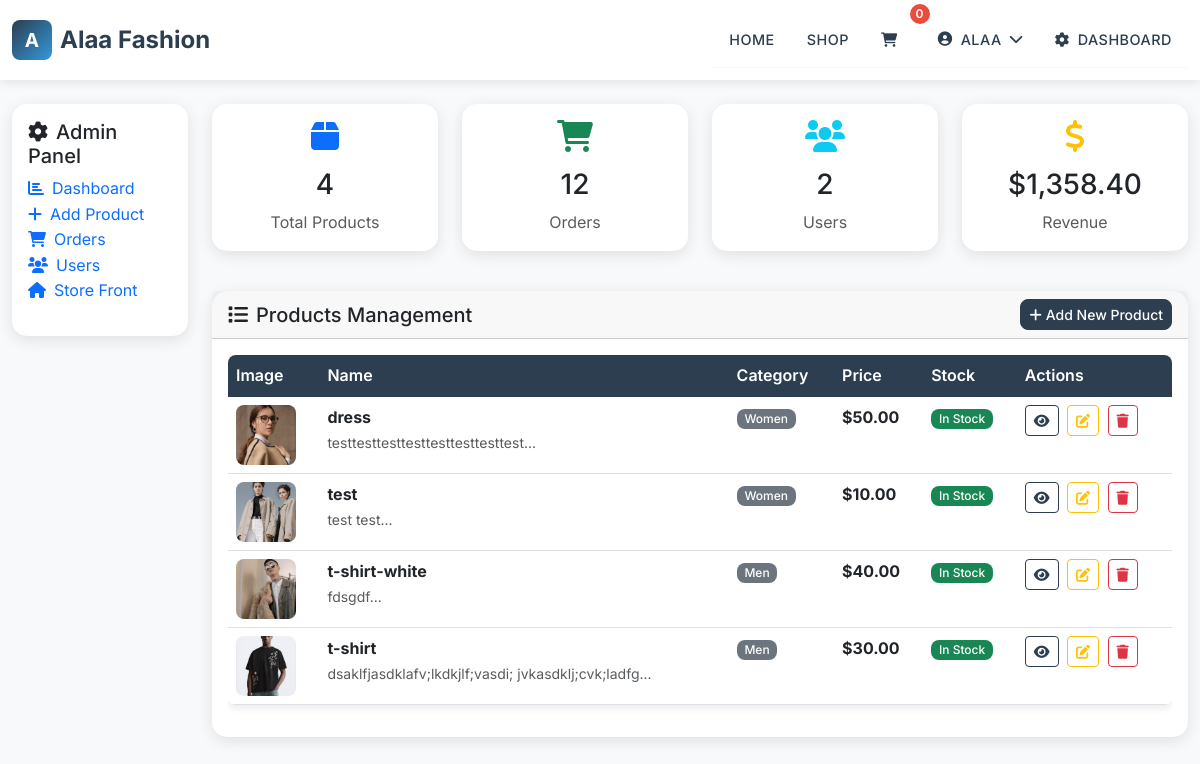
/admin_panel.php (signed in), run on the app's committed database.
### tables this page shows
CREATE TABLE `products` (
  `id` int(11) NOT NULL,
  `name` varchar(255) NOT NULL,
  `description` text DEFAULT NULL,
  `price` decimal(10,2) DEFAULT NULL,
  `image` varchar(255) DEFAULT NULL,
  `category_id` int(11) DEFAULT NULL,
  `subcategory_id` int(11) DEFAULT NULL,
  `classification` enum('new','used','best_seller') DEFAULT NULL,
  `model_year` year(4) DEFAULT NULL,
  `gender` enum('men','women','kids','') NOT NULL DEFAULT '',
  `created_at` timestamp NOT NULL DEFAULT current_timestamp(),
  `stock_status` enum('in_stock','low_stock','out_of_stock') NOT NULL DEFAULT 'in_stock',
  `stock_quantity` int(11) NOT NULL DEFAULT 0
);

CREATE TABLE `categories` (
  `id` int(11) NOT NULL,
  `name` varchar(100) NOT NULL
);

### admin_panel.php (the view, shortened to what this page needs)
<?php
include 'includes/db.php';
$stats = [];
$stats['products'] = $conn->query("SELECT COUNT(*) as count FROM products")->fetch_assoc()['count'];
$stats['orders'] = $conn->query("SELECT COUNT(*) as count FROM orders")->fetch_assoc()['count'] ?? 0;
$stats['users'] = $conn->query("SELECT COUNT(*) as count FROM users WHERE role = 'user'")->fetch_assoc()['count'];
$stats['revenue'] = $conn->query("SELECT SUM(total) as total FROM orders")->fetch_assoc()['total'] ?? 0;
$result = $conn->query("SELECT p.*, c.name as category_name FROM products p LEFT JOIN categories c ON p.category_id = c.id ORDER BY p.created_at DESC");
include 'includes/header.php';
?>
<!DOCTYPE html>
<html lang="ar">
<head>
    <link href="https://cdn.jsdelivr.net/npm/bootstrap@5.3.0/dist/css/bootstrap.min.css" rel="stylesheet">
    <link href="https://cdnjs.cloudflare.com/ajax/libs/font-awesome/6.0.0/css/all.min.css" rel="stylesheet">
    <link href="css/unified-styles.css" rel="stylesheet">
</head>
<body>
<div class="container-fluid py-4">
    <div class="row">
        <div class="col-md-3 col-lg-2">
            <div class="card dashboard-card">
                <div class="card-body">
                    <h5 class="card-title">
                        <i class="fas fa-cog me-2"></i>Admin Panel
                    </h5>
                    <ul class="list-unstyled">
                        <li><a href="admin_panel.php" class="text-decoration-none"><i class="fas fa-chart-bar me-2"></i>Dashboard</a></li>
                        <li><a href="add_product.php" class="text-decoration-none"><i class="fas fa-plus me-2"></i>Add Product</a></li>
                        <li><a href="admin_orders.php" class="text-decoration-none"><i class="fas fa-shopping-cart me-2"></i>Orders</a></li>
                        <li><a href="admin_users.php" class="text-decoration-none"><i class="fas fa-users me-2"></i>Users</a></li>
                        <li><a href="index.php" class="text-decoration-none"><i class="fas fa-home me-2"></i>Store Front</a></li>
                    </ul>
                </div>
            </div>
        </div>
        <div class="col-md-9 col-lg-10">
            <div class="row mb-4">
                <div class="col-md-3 mb-3">
                    <div class="card dashboard-card text-center">
                        <div class="card-body">
                            <i class="fas fa-box stat-icon text-primary"></i>
                            <h3 class="card-title"><?= $stats['products'] ?></h3>
                            <p class="card-text text-muted">Total Products</p>
                        </div>
                    </div>
                </div>
                <div class="col-md-3 mb-3">
                    <div class="card dashboard-card text-center">
                        <div class="card-body">
                            <i class="fas fa-shopping-cart stat-icon text-success"></i>
                            <h3 class="card-title"><?= $stats['orders'] ?></h3>
                            <p class="card-text text-muted">Orders</p>
                        </div>
                    </div>
                </div>
                <div class="col-md-3 mb-3">
                    <div class="card dashboard-card text-center">
                        <div class="card-body">
                            <i class="fas fa-users stat-icon text-info"></i>
                            <h3 class="card-title"><?= $stats['users'] ?></h3>
                            <p class="card-text text-muted">Users</p>
                        </div>
                    </div>
                </div>
                <div class="col-md-3 mb-3">
                    <div class="card dashboard-card text-center">
                        <div class="card-body">
                            <i class="fas fa-dollar-sign stat-icon text-warning"></i>
                            <h3 class="card-title">$<?= number_format($stats['revenue'], 2) ?></h3>
                            <p class="card-text text-muted">Revenue</p>
                        </div>
                    </div>
                </div>
            </div>
            <div class="card dashboard-card">
                <div class="card-header d-flex justify-content-between align-items-center">
                    <h5 class="mb-0">
                        <i class="fas fa-list me-2"></i>Products Management
                    </h5>
                    <a href="add_product.php" class="btn btn-primary btn-sm">
                        <i class="fas fa-plus me-1"></i>Add New Product
                    </a>
                </div>
                <div class="card-body">
                    <div class="table-responsive">
                        <table class="table table-hover">
                            <thead class="table-dark">
                                <tr>
                                    <th>Image</th>
                                    <th>Name</th>
                                    <th>Category</th>
                                    <th>Price</th>
                                    <th>Stock</th>
                                    <th>Actions</th>
                                </tr>
                            </thead>
                            <tbody>
                                <?php while($row = $result->fetch_assoc()): ?>
                                    <tr>
                                        <td>
                                            <?php if (!empty($row['image'])): ?>
                                                <img src="uploads/<?= $row['image']; ?>" class="product-img" alt="Product">
                                            <?php else: ?>
                                                <div class="product-img bg-light d-flex align-items-center justify-content-center">
                                                    <i class="fas fa-image text-muted"></i>
                                                </div>
                                            <?php endif; ?>
                                        </td>
                                        <td>
                                            <strong><?= htmlspecialchars($row['name']); ?></strong>
                                            <br>
                                            <small class="text-muted"><?= htmlspecialchars(substr($row['description'], 0, 50)); ?>...</small>
                                        </td>
                                        <td>
                                            <span class="badge bg-secondary"><?= htmlspecialchars($row['category_name'] ?? 'N/A'); ?></span>
                                        </td>
                                        <td>
                                            <strong>$<?= number_format($row['price'], 2); ?></strong>
                                        </td>
                                        <td>
                                            <?php if ($row['stock_status'] == 'in_stock'): ?>
                                                <span class="badge bg-success">In Stock</span>
                                            <?php elseif ($row['stock_status'] == 'low_stock'): ?>
                                                <span class="badge bg-warning">Low Stock</span>
                                            <?php else: ?>
                                                <span class="badge bg-danger">Out of Stock</span>
                                            <?php endif; ?>
                                        </td>
                                        <td class="table-actions">
                                            <a href="product.php?id=<?= $row['id']; ?>" class="btn btn-sm btn-outline-primary me-1" title="View">
                                                <i class="fas fa-eye"></i>
                                            </a>
                                            <a href="edit_product.php?id=<?= $row['id']; ?>" class="btn btn-sm btn-outline-warning me-1" title="Edit">
                                                <i class="fas fa-edit"></i>
                                            </a>
                                            <a href="admin_panel.php?delete=<?= $row['id']; ?>"
                                               class="btn btn-sm btn-outline-danger"
                                               title="Delete"
                                               onclick="return confirm('Are you sure you want to delete this product?')">
                                                <i class="fas fa-trash"></i>
                                            </a>
                                        </td>
                                    </tr>
                                <?php endwhile; ?>
                            </tbody>
                        </table>
                    </div>
                </div>
            </div>
        </div>
    </div>
</div>
</body>
</html>

### includes/header.php (shortened to what this page needs)
<?php
$baseUrl = '/ecommerce_store';
if (!isset($bodyClass)) {
    $bodyClass = '';
}
?>
<!DOCTYPE html>
<html lang="en">
<head>
    <link rel="stylesheet" href="https://cdn.jsdelivr.net/npm/flatpickr/dist/flatpickr.min.css">
    <link href="https://cdn.jsdelivr.net/npm/bootstrap@5.3.0/dist/css/bootstrap.min.css" rel="stylesheet">
    <link href="https://cdnjs.cloudflare.com/ajax/libs/font-awesome/6.0.0/css/all.min.css" rel="stylesheet">
        <link href="./css/unified-styles.css" rel="stylesheet">
</head>
<body class="<?= $bodyClass ?>">
<nav class="navbar navbar-expand-lg main-navbar">
    <div class="container">
        <a class="navbar-brand" href="<?= $baseUrl ?>/index.php">
            <div class="logo-icon">A</div>
            <span>Alaa Fashion</span>
        </a>
        <div class="offcanvas offcanvas-end" tabindex="-1" id="offcanvasNavbar" aria-labelledby="offcanvasNavbarLabel">
            <div class="offcanvas-body">
                <ul class="navbar-nav ms-auto align-items-lg-center">
                    <li class="nav-item">
                        <a class="nav-link<?= basename($_SERVER['PHP_SELF']) === 'index.php' ? ' active' : '' ?>" href="<?= $baseUrl ?>/index.php">
                            <i class="fas fa-home me-2 d-lg-none"></i>Home
                        </a>
                    </li>
                    <li class="nav-item">
                        <a class="nav-link<?= basename($_SERVER['PHP_SELF']) === 'products.php' ? ' active' : '' ?>" href="<?= $baseUrl ?>/products.php">
                            <i class="fas fa-store me-2 d-lg-none"></i>Shop
                        </a>
                    </li>
                    <li class="nav-item">
                        <a class="nav-link cart-link<?= basename($_SERVER['PHP_SELF']) === 'cart.php' ? ' active' : '' ?>" href="<?= $baseUrl ?>/cart.php">
                            <i class="fas fa-shopping-cart me-2"></i>
                            <span id="cart-count" class="cart-badge">0</span>
                        </a>
                    </li>
                    <?php if (isset($_SESSION['username'])): ?>
                        <li class="nav-item dropdown user-dropdown">
                            <a class="nav-link d-flex align-items-center"
                               href="#"
                               onclick="toggleUserDropdown(event)"
                               id="userDropdownLink">
                                <i class="fas fa-user-circle me-2"></i>
                                <span><?= htmlspecialchars($_SESSION['username']) ?></span>
                                <i class="fas fa-chevron-down ms-2"></i>
                            </a>
                        </li>
                    <?php endif; ?>
                    <?php if (isset($_SESSION['role']) && $_SESSION['role'] === 'admin'): ?>
                        <li class="nav-item">
                            <a class="nav-link" href="<?= $baseUrl ?>/admin_panel.php">
                                <i class="fas fa-cog me-2"></i>Dashboard
                            </a>
                        </li>
                    <?php endif; ?>
                </ul>
            </div>
        </div>
    </div>
</nav>
<div class="container-fluid px-0">

### css/unified-styles.css (style rules this page uses)
:root { --primary-color: #2c3e50; --secondary-color: #3498db; --accent-color: #e74c3c; --success-color: #27ae60; --warning-color: #f39c12; --light-bg: #f8f9fa; --dark-bg: #2c3e50; --border-radius: 8px; --box-shadow: 0 2px 10px rgba(0, 0, 0, 0.1); --transition: all 0.3s ease; }
body { font-family: "Inter", -apple-system, BlinkMacSystemFont, sans-serif; line-height: 1.6; color: #333; }
.container { max-width: 1200px; }
.btn-primary { background-color: var(--primary-color); border-color: var(--primary-color); border-radius: var(--border-radius); font-weight: 500; transition: var(--transition); }
.btn-outline-primary { color: var(--primary-color); border-color: var(--primary-color); }
.card { border: none; border-radius: var(--border-radius); box-shadow: var(--box-shadow); transition: var(--transition); }
.table { border-radius: var(--border-radius); overflow: hidden; box-shadow: var(--box-shadow); }
.table thead th { background-color: var(--primary-color); color: white; border: none; font-weight: 600; }
.navbar { box-shadow: var(--box-shadow); }
.navbar-brand { font-weight: 700; font-size: 1.5rem; }
.badge { font-weight: 500; border-radius: var(--border-radius); }

### includes/header.php (style rules this page uses)
:root { --navbar-height: 80px; }
.main-navbar { background: white; box-shadow: 0 2px 20px rgba(0, 0, 0, 0.1); padding: 0; min-height: var(--navbar-height); position: sticky; top: 0; z-index: 1000; }
.navbar-brand { font-size: 1.8rem; font-weight: 700; color: var(--primary-color) !important; text-decoration: none; display: flex; align-items: center; gap: 0.5rem; }
.navbar-nav .nav-link { font-weight: 500; color: var(--primary-color) !important; padding: 0.75rem 1rem !important; transition: all 0.3s ease; position: relative; text-transform: uppercase; font-size: 0.9rem; letter-spacing: 0.5px; }
.cart-link { position: relative; }
.cart-badge { position: absolute; top: -8px; right: -8px; background: var(--accent-color); color: white; border-radius: 50%; width: 20px; height: 20px; font-size: 0.75rem; display: flex; align-items: center; justify-content: center; font-weight: 600; }
.offcanvas-body .navbar-nav { gap: 0; }
.offcanvas-body .nav-link { border-bottom: 1px solid #f8f9fa; margin: 0; padding: 1rem !important; }
.logo-icon { width: 40px; height: 40px; background: linear-gradient(135deg, var(--primary-color), var(--secondary-color)); border-radius: 8px; display: flex; align-items: center; justify-content: center; color: white; font-weight: 700; font-size: 1.2rem; }

### admin_panel.php (style rules this page uses)
body { background-color: #f8f9fa; }
.dashboard-card { border: none; border-radius: 15px; box-shadow: 0 4px 15px rgba(0,0,0,0.1); transition: all 0.3s ease; }
.stat-icon { font-size: 2rem; margin-bottom: 1rem; }
.table-actions { white-space: nowrap; }
.product-img { width: 60px; height: 60px; object-fit: cover; border-radius: 8px; }

### data on the page
products: image (picture), name "dress", description "testtesttesttesttesttesttesttest", category.name "Women", price "50.00", stock_status "In Stock"
products: image (picture), name "test", description "test test", category.name "Women", price "10.00", stock_status "In Stock"
products: image (picture), name "t-shirt-white", description "fdsgdf", category.name "Men", price "40.00", stock_status "In Stock"
products: image (picture), name "t-shirt", description "dsaklfjasdklafv;lkdkjlf;vasdi; jvkasdklj;cvk;ladfg", category.name "Men", price "30.00", stock_status "In Stock"

### other printed values
$_SESSION['username'] "ALAA"
$stats['products'] "4"
$stats['orders'] "12"
$stats['users'] "2"
$stats['revenue'] "1,358.40"
